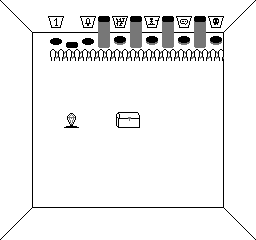

Rendered tile map (Tiled .tmx) drawn with the repository's tilesets; below, a short description and the full map source, tile grids included:
An orthogonal 16x15 tile map with 16x16 px tiles, 2 tile layers (walls, level), 1 hidden layer not drawn and 6 objects (fence, pillar, trigger, trigger_1, goal, ...).

<map version="1.0" orientation="orthogonal" renderorder="right-down" width="16" height="15" tilewidth="16" tileheight="16" nextobjectid="13">
 <tileset firstgid="1" name="background" tilewidth="16" tileheight="16" tilecount="156" columns="12">
  <image source="tileset_background.png" width="192" height="208" />
 </tileset>
 <layer name="walls" width="16" height="15">
  <data encoding="csv">
37,38,39,76,76,76,76,76,76,76,76,76,76,41,42,43,
49,50,51,76,76,76,76,76,76,76,76,76,76,53,54,55,
61,62,63,64,64,64,64,64,64,64,64,64,64,65,66,67,
76,76,75,76,76,76,76,76,76,76,76,76,76,77,76,76,
76,76,75,76,76,76,76,76,76,76,76,76,76,77,76,76,
76,76,75,76,76,76,76,76,76,76,76,76,76,77,76,76,
76,76,75,76,76,76,76,76,76,76,76,76,76,77,76,76,
76,76,75,76,76,76,76,76,76,76,76,76,76,77,76,76,
76,76,75,76,76,76,76,76,76,76,76,76,76,77,76,76,
76,76,75,76,76,76,76,76,76,76,76,76,76,77,76,76,
76,76,75,76,76,76,76,76,76,76,76,76,76,77,76,76,
76,76,75,76,76,76,76,76,76,76,76,76,76,77,76,76,
85,86,87,88,88,88,88,88,88,88,88,88,88,89,90,91,
97,98,99,76,76,76,76,76,76,76,76,76,76,101,102,103,
109,110,111,76,76,76,76,76,76,76,76,76,76,113,114,115
</data>
 </layer>
 <layer name="level" width="16" height="15">
  <data encoding="csv">
0,0,0,0,0,0,0,0,0,0,0,0,0,0,0,0,
0,0,0,1,0,2,14,3,14,4,14,5,14,6,0,0,
0,0,0,25,27,25,26,13,26,13,26,13,26,13,0,0,
0,0,0,15,16,16,16,16,16,16,16,16,16,16,0,0,
0,0,0,0,0,0,0,0,0,0,0,0,0,0,0,0,
0,0,0,0,0,0,0,0,0,0,0,0,0,0,0,0,
0,0,0,0,0,0,0,0,0,0,0,0,0,0,0,0,
0,0,0,0,17,0,0,29,30,0,0,0,0,0,0,0,
0,0,0,0,0,0,0,0,0,0,0,0,0,0,0,0,
0,0,0,0,0,0,0,0,0,0,0,0,0,0,0,0,
0,0,0,0,0,0,0,0,0,0,0,0,0,0,0,0,
0,0,0,0,0,0,0,0,0,0,0,0,0,0,0,0,
0,0,0,0,0,0,0,0,0,0,0,0,0,0,0,0,
0,0,0,0,0,0,0,0,0,0,0,0,0,0,0,0,
0,0,0,0,0,0,0,0,0,0,0,0,0,0,0,0
</data>
 </layer>
 <layer name="message" width="16" height="15" visible="0">
  <data encoding="csv">
0,0,0,0,0,0,0,0,0,0,0,0,0,0,0,0,
0,0,0,0,0,0,0,0,0,0,0,0,0,0,0,0,
0,0,0,0,0,0,0,0,0,0,0,0,0,0,0,0,
0,0,0,0,0,0,0,0,0,0,0,0,0,0,0,0,
0,0,0,0,0,0,0,0,0,0,0,0,0,0,0,0,
0,0,0,0,0,0,0,0,0,0,0,0,0,0,0,0,
0,0,0,0,0,0,0,0,0,0,0,0,0,0,0,0,
0,0,0,0,0,0,0,0,0,0,0,0,0,0,0,0,
0,0,0,57,57,57,139,143,135,138,124,57,57,0,0,0,
0,0,0,57,57,57,57,57,57,57,57,57,57,0,0,0,
0,0,0,57,136,138,125,139,139,57,80,81,57,0,0,0,
0,0,0,57,140,135,57,139,132,121,139,128,57,0,0,0,
0,0,0,0,0,0,0,0,0,0,0,0,0,0,0,0,
0,0,0,0,0,0,0,0,0,0,0,0,0,0,0,0,
0,0,0,0,0,0,0,0,0,0,0,0,0,0,0,0
</data>
 </layer>
 <objectgroup name="blockers" visible="0">
  <object id="1" name="fence" x="48" y="48" width="176" height="16" />
  <object id="6" name="pillar" x="96" y="32" width="16" height="16" />
  <object id="7" name="trigger" x="64" y="112" width="16" height="16" />
 </objectgroup>
 <objectgroup color="#73d216" name="interactive" visible="0">
  <object id="9" name="trigger_1" x="64" y="112" width="16" height="16" />
 </objectgroup>
 <objectgroup color="#729fcf" name="walkable" visible="0">
  <object id="11" name="goal" x="112" y="32" width="16" height="16" />
  <object id="12" name="chest" x="112" y="112" width="32" height="16" />
 </objectgroup>
</map>
